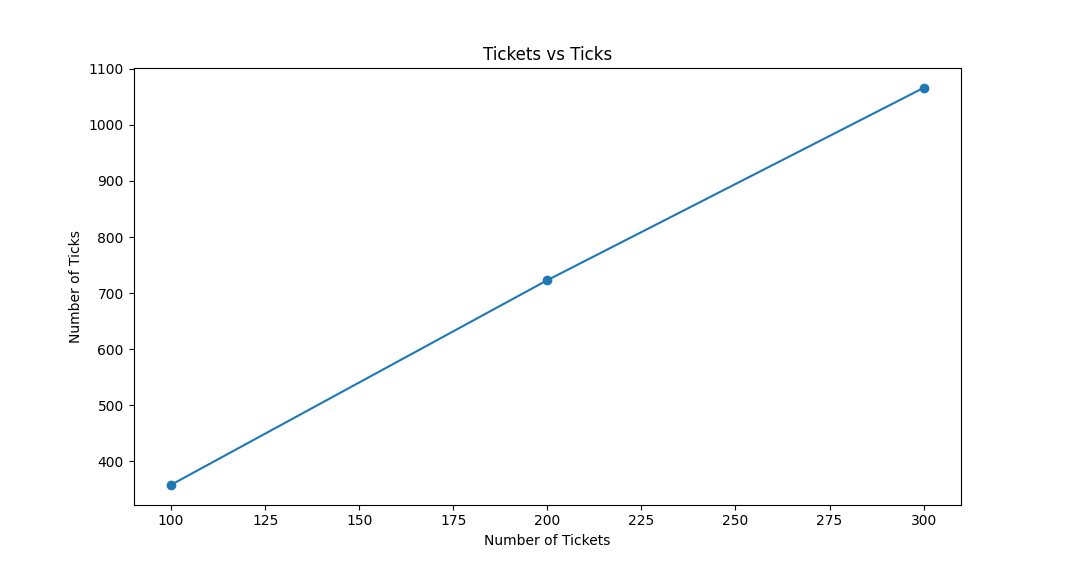

Python code for this plot:
import numpy as np
import matplotlib.pyplot as plt
import time
import os

x = [100,200,300]
y = [358,723,1066]


plt.scatter(x,y)
plt.plot(x,y)
plt.title("Tickets vs Ticks")
plt.xlabel("Number of Tickets")
plt.ylabel("Number of Ticks")
plt.show()
#plt.savefig("test_fig.png")